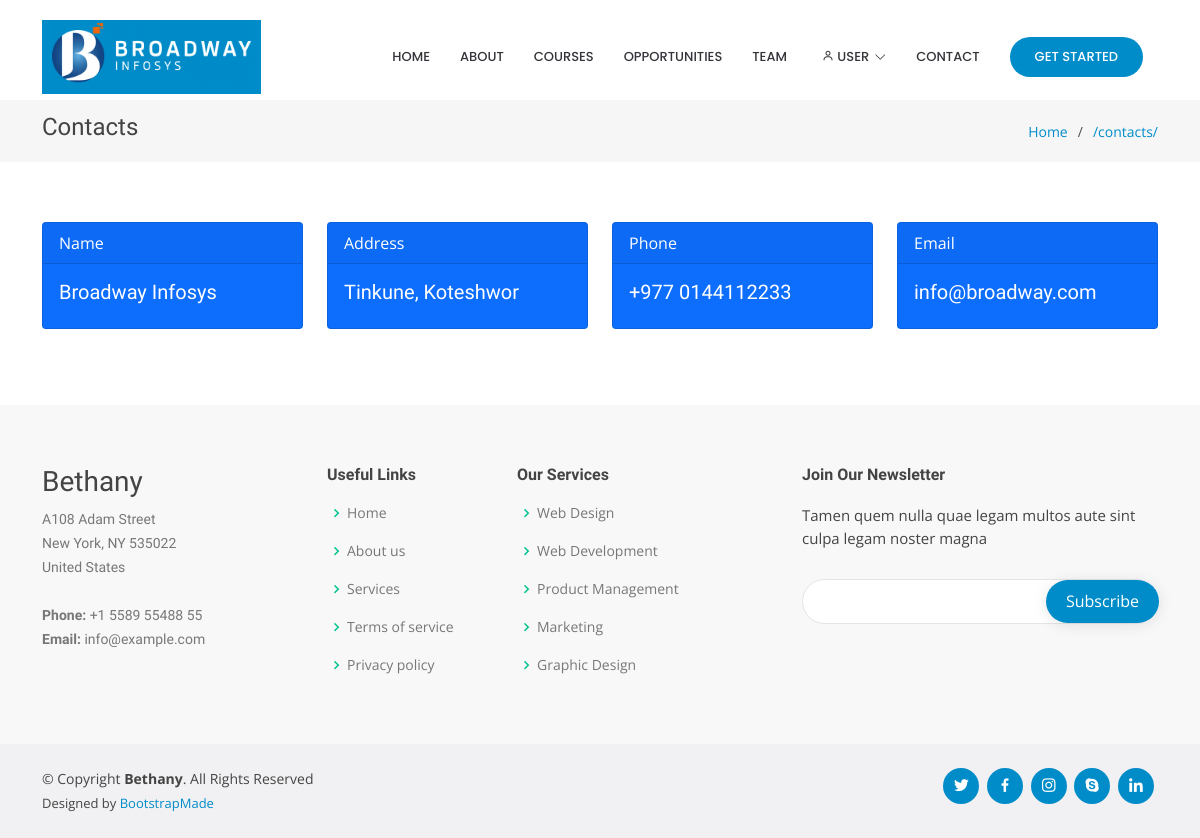
The page /contacts/ on the database as committed earlier.
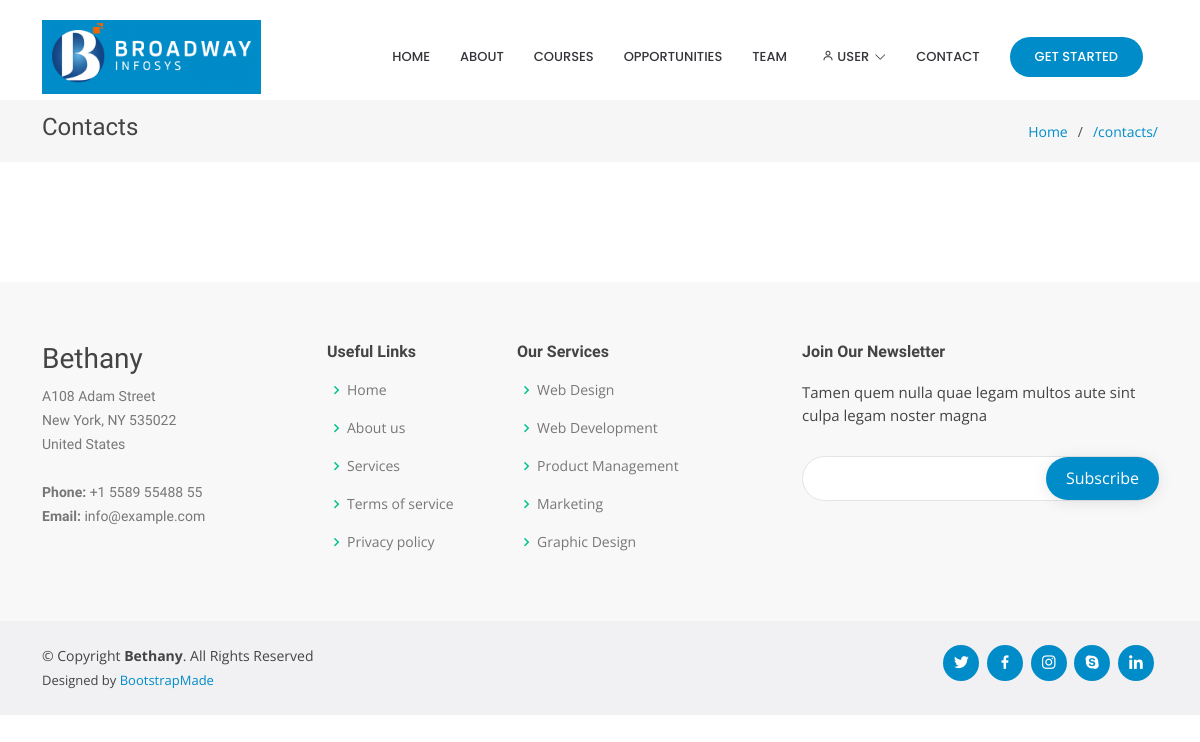
The same page on the database as committed later.
### contacts/models.py (models this page shows, shortened)
class Contact(models.Model):
    title = models.CharField(max_length=256)
    details = models.TextField()

### contacts/views.py (the view)
# urls.py: path('', views.show_contacts, name='contacts')
def show_contacts(request):
    contacts = Contact.objects.all()
    return render(request, 'contacts.html', {'contacts': contacts})

### templates/contacts.html
{% extends 'base.html' %}
{% load static %}
{% block content %}
    <main id="main">
        {% include 'bread.html' %}
        <section class="inner-page">
            <div class="container">
                <div class="row">
                    {% for c in contacts %}
                        <div class="col-md-3">
                            <div class="card text-white bg-primary mb-3" style="max-width: 18rem;">
                                <div class="card-header">{{ c.title }}</div>
                                <div class="card-body">
                                    <h5 class="card-title">{{ c.details }}</h5>
                                </div>
                            </div>
                        </div>
                    {% endfor %}
                </div>
            </div>
        </section>
    </main>
{% endblock %}

### templates/base.html (shortened to what this page needs)
<!DOCTYPE html>
{% load static %}
<html lang="en">
<head>
    <link href="{% static 'assets/vendor/aos/aos.css' %}" rel="stylesheet">
    <link href="{% static 'assets/vendor/bootstrap/css/bootstrap.min.css' %}" rel="stylesheet">
    <link href="{% static 'assets/vendor/bootstrap-icons/bootstrap-icons.css' %}" rel="stylesheet">
    <link href="{% static 'assets/vendor/boxicons/css/boxicons.min.css' %}" rel="stylesheet">
    <link href="{% static 'assets/vendor/glightbox/css/glightbox.min.css' %}" rel="stylesheet">
    <link href="{% static 'assets/vendor/remixicon/remixicon.css' %}" rel="stylesheet">
    <link href="{% static 'assets/vendor/swiper/swiper-bundle.min.css' %}" rel="stylesheet">
    <link href="{% static 'assets/css/style.css' %}" rel="stylesheet">
</head>
<body>
<header id="header" class="fixed-top d-flex align-items-center">
    <div class="container">
        <div class="header-container d-flex align-items-center justify-content-between">
            <div class="logo">
                <h1 class="text-light">
                    <a href="{% url 'home' %}">
                        <span><img src="{% static 'images/logo.png' %}" alt="Company Logo"></span>
                    </a>
                </h1>
            </div>
            <nav id="navbar" class="navbar">
                <ul>
                    <li><a class="nav-link scrollto" href="/">Home</a></li>
                    <li><a class="nav-link scrollto {% if 'about' in request.path %} active {% endif %}" href="/about">About</a></li>
                    <li><a class="nav-link scrollto" href="{% url 'courses' %}">Courses</a></li>
                    <li><a class="nav-link scrollto " href="/portfolio">Opportunities</a></li>
                    <li><a class="nav-link scrollto" href="#">Team</a></li>
                    <li class="dropdown"><a href="#">
                        <span>
                            {% if request.user.is_authenticated %}
                                {{ request.user }}
                            {% else %}
                                User
                            {% endif %}
                        </span>
                        <i class="bi bi-chevron-down"></i></a>
                    </li>
                    <li><a class="nav-link scrollto" href="{% url 'contacts' %}">Contact</a></li>
                    <li><a class="getstarted scrollto" href="#about">Get Started</a></li>
                </ul>
            </nav>
        </div>
    </div>
</header>
{% block content %}
{% endblock %}
<footer id="footer">
    <div class="footer-top">
        <div class="container">
            <div class="row">
                <div class="col-lg-3 col-md-6 footer-contact">
                    <h3>Bethany</h3>
                    <p>
                        A108 Adam Street <br>
                        New York, NY 535022<br>
                        United States <br><br>
                        <strong>Phone:</strong> +1 5589 55488 55<br>
                        <strong>Email:</strong> info@example.com<br>
                    </p>
                </div>
                <div class="col-lg-2 col-md-6 footer-links">
                    <h4>Useful Links</h4>
                    <ul>
                        <li><i class="bx bx-chevron-right"></i> <a href="#">Home</a></li>
                        <li><i class="bx bx-chevron-right"></i> <a href="#">About us</a></li>
                        <li><i class="bx bx-chevron-right"></i> <a href="#">Services</a></li>
                        <li><i class="bx bx-chevron-right"></i> <a href="#">Terms of service</a></li>
                        <li><i class="bx bx-chevron-right"></i> <a href="#">Privacy policy</a></li>
                    </ul>
                </div>
                <div class="col-lg-3 col-md-6 footer-links">
                    <h4>Our Services</h4>
                    <ul>
                        <li><i class="bx bx-chevron-right"></i> <a href="#">Web Design</a></li>
                        <li><i class="bx bx-chevron-right"></i> <a href="#">Web Development</a></li>
                        <li><i class="bx bx-chevron-right"></i> <a href="#">Product Management</a></li>
                        <li><i class="bx bx-chevron-right"></i> <a href="#">Marketing</a></li>
                        <li><i class="bx bx-chevron-right"></i> <a href="#">Graphic Design</a></li>
                    </ul>
                </div>
                <div class="col-lg-4 col-md-6 footer-newsletter">
                    <h4>Join Our Newsletter</h4>
                    <p>Tamen quem nulla quae legam multos aute sint culpa legam noster magna</p>
                    <form action="{% url 'subscribe' %}" method="post">
                        <input type="email" name="email">
                        <input type="submit" value="Subscribe">
                    </form>
                </div>
            </div>
        </div>
    </div>
    <div class="container d-md-flex py-4">
        <div class="me-md-auto text-center text-md-start">
            <div class="copyright">
                &copy; Copyright <strong><span>Bethany</span></strong>. All Rights Reserved
            </div>
            <div class="credits">
                Designed by <a href="https://bootstrapmade.com/">BootstrapMade</a>
            </div>
        </div>
        <div class="social-links text-center text-md-right pt-3 pt-md-0">
            <a href="#" class="twitter"><i class="bx bxl-twitter"></i></a>
            <a href="#" class="facebook"><i class="bx bxl-facebook"></i></a>
            <a href="#" class="instagram"><i class="bx bxl-instagram"></i></a>
            <a href="#" class="google-plus"><i class="bx bxl-skype"></i></a>
            <a href="#" class="linkedin"><i class="bx bxl-linkedin"></i></a>
        </div>
    </div>
</footer>
</body>
</html>

### templates/bread.html
<section class="breadcrumbs">
    <div class="container">
        <div class="d-flex justify-content-between align-items-center">
            <h2>
                {% if 'about' in request.path %}
                    About Us
                {% elif 'portfolio' in request.path %}
                    Portfolio
                {% elif 'contact' in request.path %}
                    Contacts
                {% elif 'course' in request.path %}
                    Courses
                {% endif %}
            </h2>
            <ol>
                <li><a href="index.html">Home</a></li>
                <li><a href="#">{{ request.path }}</a></li>
            </ol>
        </div>
    </div>
</section>

### static/assets/css/style.css (style rules this page uses)
body { font-family: "Open Sans", sans-serif; color: #444444; }
a { color: #008cc9; text-decoration: none; }
h1, h2, h3, h4, h5, h6 { font-family: "Raleway", sans-serif; }
#header { transition: all 0.5s; z-index: 997; transition: all 0.5s; top: 20px; }
#header .header-container { background: #fff; }
#header .logo { overflow: hidden; padding: 3px 10px; background: #008cc9; }
#header .logo h1 { font-size: 26px; padding: 0; line-height: 1; font-weight: 700; font-family: "Poppins", sans-serif; }
#header .logo h1 a, #header .logo h1 a:hover { color: #fff; text-decoration: none; }
#header .logo img { padding: 0; margin: 0; max-height: 60px; }
.navbar { padding: 0; }
.navbar ul { margin: 0; padding: 0; display: flex; list-style: none; align-items: center; }
.navbar li { position: relative; }
.navbar a { display: flex; align-items: center; justify-content: space-between; padding: 10px 0 10px 30px; color: #36343a; transition: 0.3s; font-size: 13px; font-weight: 500; text-transform: uppercase; font-family: "Poppins", sans-serif; white-space: nowrap; transition: 0.3s; }
.navbar a i { font-size: 12px; line-height: 0; margin-left: 5px; }
.navbar .getstarted { background: #008cc9; padding: 10px 25px; margin-left: 30px; margin-right: 15px; border-radius: 50px; color: #fff; }
section { padding: 60px 0; overflow: hidden; }
.breadcrumbs { padding: 15px 0; background: #f6f6f7; margin-top: 100px; }
.breadcrumbs h2 { font-size: 24px; line-height: 1; font-weight: 400; }
.breadcrumbs ol { display: flex; flex-wrap: wrap; list-style: none; padding: 0; margin: 0; font-size: 14px; }
.breadcrumbs ol li + li { padding-left: 10px; }
.breadcrumbs ol li + li::before { display: inline-block; padding-right: 10px; color: #4f4c55; content: "/"; }
#footer { color: #444444; font-size: 14px; background: #f1f0f2; }
#footer .footer-top { padding: 60px 0 30px 0; background: #f9f8f9; }
#footer .footer-top .footer-contact { margin-bottom: 30px; }
#footer .footer-top .footer-contact p { font-size: 14px; line-height: 24px; margin-bottom: 0; font-family: "Raleway", sans-serif; color: #777777; }
#footer .footer-top h4 { font-size: 16px; font-weight: bold; color: #444444; position: relative; padding-bottom: 12px; }
#footer .footer-top .footer-links { margin-bottom: 30px; }
#footer .footer-top .footer-links ul { list-style: none; padding: 0; margin: 0; }
#footer .footer-top .footer-links ul i { padding-right: 2px; color: #00c28e; font-size: 18px; line-height: 1; }
#footer .footer-top .footer-links ul li { padding: 10px 0; display: flex; align-items: center; }
#footer .footer-top .footer-links ul li:first-child { padding-top: 0; }
#footer .footer-top .footer-links ul a { color: #777777; transition: 0.3s; display: inline-block; line-height: 1; }
#footer .footer-newsletter { font-size: 15px; }
#footer .footer-newsletter h4 { font-size: 16px; font-weight: bold; color: #444444; position: relative; padding-bottom: 12px; }
#footer .footer-newsletter form { margin-top: 30px; background: #fff; padding: 6px 10px; position: relative; border-radius: 50px; text-align: left; border: 1px solid #e4e3e6; }
#footer .footer-newsletter form input[type="email"] { border: 0; padding: 4px 8px; width: calc(100% - 100px); }
#footer .footer-newsletter form input[type="submit"] { position: absolute; top: 0; right: -2px; bottom: 0; border: 0; background: none; font-size: 16px; padding: 0 20px; background: #008cc9; color: #fff; transition: 0.3s; border-radius: 50px; box-shadow: 0px 2px 15px rgba(0, 0, 0, 0.1); }
#footer .credits { padding-top: 5px; font-size: 13px; color: #444444; }
#footer .social-links a { font-size: 18px; display: inline-block; background: #008cc9; color: #fff; line-height: 1; padding: 8px 0; margin-right: 4px; border-radius: 50%; text-align: center; width: 36px; height: 36px; transition: 0.3s; }

Rows that differ between the two databases and show on the page:
removed Contact: title "Name", details "Broadway Infosys"
removed Contact: title "Address", details "Tinkune, Koteshwor"
removed Contact: title "Phone", details "+977 0144112233"
removed Contact: title "Email", details "info@broadway.com"
